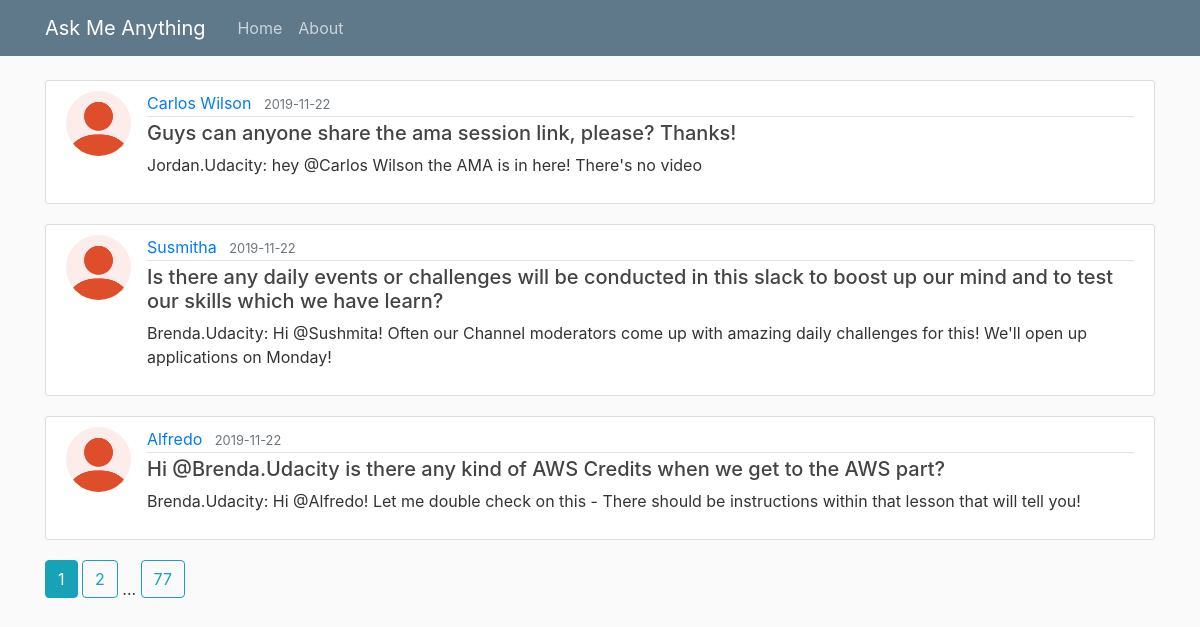
The page /home on the database its author committed.
### flaskblog.py (models this page shows, shortened)
class Post(db.Model):
    id = db.Column(db.Integer, primary_key=True)
    title = db.Column(db.String(100), nullable=False)
    date_posted = db.Column(db.DateTime, nullable=False)
    content = db.Column(db.Text, nullable=False)
    author = db.Column(db.Text, nullable=False)
    udacity = db.Column(db.Text, nullable=False)

### flaskblog.py (the view)
@app.route("/")
@app.route("/home")
def home():
    page = request.args.get('page', 1, type=int)
    posts = Post.query.order_by(Post.date_posted.asc()).paginate(page=page, per_page=3)
    return render_template('home.html', posts=posts)

### templates/home.html
{% extends "layout.html" %}
{% block content %}
    {% for post in posts.items %}
        <article class="media content-section">
          <img class="rounded-circle article-img" src="{{ url_for('static', filename='profile_pics/default1.png') }}">
          <div class="media-body">
            <div class="article-metadata">
              <a class="mr-2" href="{{ url_for('user_posts', username=post.author) }}">{{ post.author }}</a>
              <small class="text-muted">{{ post.date_posted.strftime('%Y-%m-%d')  }}</small>
            </div>
            <h5><a class="article-title" href="#">{{ post.title }}</a></h5>
            <p class="article-content">{{post.udacity}}: {{ post.content }}</p>
          </div>
        </article>
    {% endfor %}
    {% for page_num in posts.iter_pages(left_edge=1, right_edge=1, left_current=1, right_current=2) %}
      {% if page_num %}
        {% if posts.page == page_num %}
          <a class="btn btn-info mb-4" href="{{ url_for('home', page=page_num) }}">{{ page_num }}</a>
        {% else %}
          <a class="btn btn-outline-info mb-4" href="{{ url_for('home', page=page_num) }}">{{ page_num }}</a>
        {% endif %}
      {% else %}
        ...
      {% endif %}
    {% endfor %}
{% endblock content %}

### static/main.css (style rules this page uses)
body { background: #fafafa; color: #333333; margin-top: 5rem; }
h1, h2, h3, h4, h5, h6 { color: #444444; }
.content-section { background: #ffffff; padding: 10px 20px; border: 1px solid #dddddd; border-radius: 3px; margin-bottom: 20px; }
.article-title { color: #444444; }
.article-content { white-space: pre-line; }
.article-img { height: 65px; width: 65px; margin-right: 16px; }
.article-metadata { padding-bottom: 1px; margin-bottom: 4px; border-bottom: 1px solid #e3e3e3 }

### rows shown on the page
Post: author "Carlos Wilson", date_posted "2019-11-22", title "Guys can anyone share the ama session link, please? Thanks!", udacity "Jordan.Udacity", content "hey @Carlos Wilson the AMA is in here! There's no video"
Post: author "Susmitha", date_posted "2019-11-22", title "Is there any daily events or challenges will be conducted in this slack to boost up our mind and to test our skills which we have learn?", udacity "Brenda.Udacity", content "Hi @Sushmita! Often our Channel moderators come up with amazing daily challenges for this! We'll open up applications on Monday!"
Post: author "Alfredo", date_posted "2019-11-22", title "Hi @Brenda.Udacity is there any kind of AWS Credits when we get to the AWS part?", udacity "Brenda.Udacity", content "Hi @Alfredo! Let me double check on this - There should be instructions within that lesson that will tell you!"

### other values the page prints
{{ page_num }} "1"
{{ page_num }} "2" "77"
